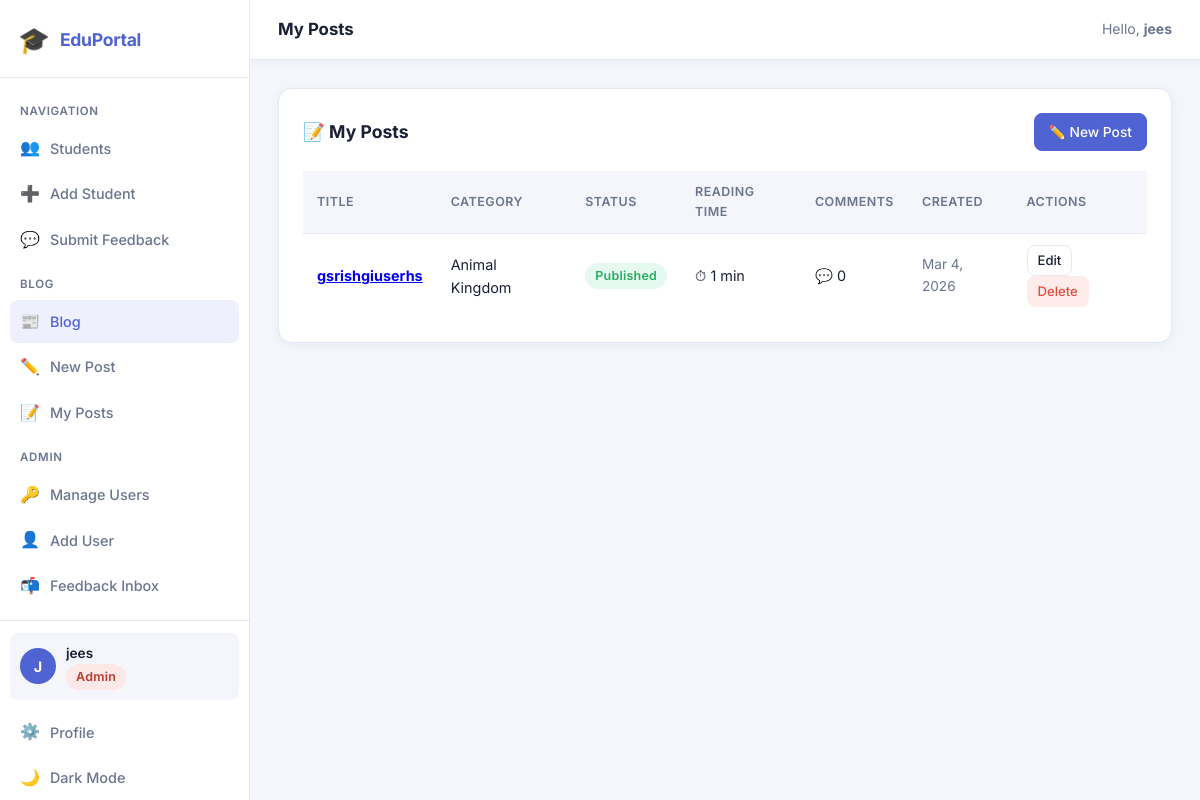
Screenshot of /blog/my-posts/ (signed in) with the database file from the repository.
### accounts/models.py (models this page shows, shortened)
class UserProfile(models.Model):
    user = models.OneToOneField(User, on_delete=models.CASCADE, related_name='profile')
    role = models.CharField(
        max_length=20,
        choices=ROLES.CHOICES,
        default=ROLES.VIEWER,
    )
    def can_edit(self):
        return self.role in (ROLES.ADMIN, ROLES.STAFF)
    def can_manage_users(self):
        return self.role == ROLES.ADMIN

### blog/models.py (models this page shows, shortened)
class Post(models.Model):
    STATUS_DRAFT     = 'draft'
    STATUS_PUBLISHED = 'published'
    STATUS_CHOICES   = [
        (STATUS_DRAFT,     'Draft'),
        (STATUS_PUBLISHED, 'Published'),
    ]
    title      = models.CharField(max_length=200)
    slug       = models.SlugField(max_length=220, unique=True, blank=True)
    author     = models.ForeignKey(User, on_delete=models.CASCADE, related_name='blog_posts')
    category   = models.ForeignKey(Category, on_delete=models.SET_NULL,
                                   null=True, blank=True, related_name='posts')
    cover_color = models.CharField(
        max_length=7, default='#4f63d2',
        help_text='Hex colour used as the cover gradient base (e.g. #4f63d2)',
    )
    excerpt    = models.TextField(max_length=300, blank=True,
                                  help_text='Short summary shown on the list page.')
    body       = models.TextField()
    status     = models.CharField(max_length=10, choices=STATUS_CHOICES,
                                  default=STATUS_DRAFT)
    created_at = models.DateTimeField(auto_now_add=True)
    updated_at = models.DateTimeField(auto_now=True)
    published_at = models.DateTimeField(null=True, blank=True)
    class Meta:
        ordering = ['-created_at']
    @property
    def reading_time(self):
        word_count = len(self.body.split())
        minutes = math.ceil(word_count / 200)
        return max(1, minutes)

class Category(models.Model):
    name = models.CharField(max_length=60, unique=True)
    slug = models.SlugField(max_length=60, unique=True, blank=True)
    class Meta:
        verbose_name_plural = 'categories'
        ordering = ['name']

### blog/views.py (the view)
# urls.py: path('my-posts/',                views.my_posts_view,            name='blog-my-posts'),
@login_required
def my_posts_view(request):
    if not request.user.profile.can_edit():
        raise PermissionDenied
    posts = Post.objects.filter(author=request.user).select_related('category')
    return render(request, 'blog/my_posts.html', {'posts': posts})

### blog/templates/blog/my_posts.html (shortened to what this page needs)
{% extends "student/base.html" %}
{% block page_title %}My Posts{% endblock %}
{% block nav_blog %}active{% endblock %}
{% block content %}
<div class="card">
    <div class="card-header">
        <h3>📝 My Posts</h3>
        <a href="{% url 'blog-create' %}" class="btn btn-primary" id="create-post-btn">✏️ New Post</a>
    </div>
    {% if posts %}
    <table class="table" id="my-posts-table">
        <thead>
            <tr>
                <th>Title</th>
                <th>Category</th>
                <th>Status</th>
                <th>Reading Time</th>
                <th>Comments</th>
                <th>Created</th>
                <th>Actions</th>
            </tr>
        </thead>
        <tbody>
            {% for post in posts %}
            <tr>
                <td><strong><a href="{% url 'blog-detail' post.slug %}">{{ post.title }}</a></strong></td>
                <td>{{ post.category.name|default:"—" }}</td>
                <td>
                    {% if post.status == 'published' %}
                    <span class="role-badge role-viewer">Published</span>
                    {% else %}
                    <span class="role-badge role-staff">Draft</span>
                    {% endif %}
                </td>
                <td>⏱ {{ post.reading_time }} min</td>
                <td>💬 {{ post.comments.count }}</td>
                <td class="text-muted" style="font-size:.85rem;">{{ post.created_at|date:"M j, Y" }}</td>
                <td>
                    <a href="{% url 'blog-edit' post.slug %}" class="btn btn-sm">Edit</a>
                    <a href="{% url 'blog-delete' post.slug %}" class="btn btn-sm btn-danger">Delete</a>
                </td>
            </tr>
            {% endfor %}
        </tbody>
    </table>
    {% else %}
    <div class="empty-state">
        <span class="empty-icon">✍️</span>
        <p>You haven't written any posts yet.</p>
        <a href="{% url 'blog-create' %}" class="btn btn-primary" style="margin-top:12px;">Write your first post</a>
    </div>
    {% endif %}
</div>
{% endblock %}

### student/templates/student/base.html (shortened to what this page needs)
<!DOCTYPE html>
<html lang="en" data-theme="light">
<head>
    {% load static %}
    <link rel="stylesheet" href="{% static 'student/style.css' %}">
</head>
<body>
    <aside class="sidebar" id="sidebar">
        <div class="sidebar-header">
            <span class="sidebar-logo">🎓</span>
            <span class="sidebar-title">EduPortal</span>
        </div>
        <nav class="sidebar-nav">
            <p class="nav-section-label">Navigation</p>
            <a href="{% url 'student-list' %}" class="nav-link {% block nav_students %}{% endblock %}">
                <span class="nav-icon">👥</span> Students
            </a>
            {% if user.is_authenticated and user.profile.can_edit %}
            <a href="{% url 'student-create' %}" class="nav-link {% block nav_add %}{% endblock %}">
                <span class="nav-icon">➕</span> Add Student
            </a>
            {% endif %}
            <a href="{% url 'feedback-submit' %}" class="nav-link {% block nav_feedback %}{% endblock %}">
                <span class="nav-icon">💬</span> Submit Feedback
            </a>
            <p class="nav-section-label">Blog</p>
            <a href="{% url 'blog-list' %}" class="nav-link {% block nav_blog %}{% endblock %}">
                <span class="nav-icon">📰</span> Blog
            </a>
            {% if user.is_authenticated and user.profile.can_edit %}
            <a href="{% url 'blog-create' %}" class="nav-link {% block nav_blog_new %}{% endblock %}">
                <span class="nav-icon">✏️</span> New Post
            </a>
            <a href="{% url 'blog-my-posts' %}" class="nav-link {% block nav_blog_mine %}{% endblock %}">
                <span class="nav-icon">📝</span> My Posts
            </a>
            {% endif %}
            {% if user.is_authenticated and user.profile.can_manage_users %}
            <p class="nav-section-label">Admin</p>
            <a href="{% url 'user-list' %}" class="nav-link {% block nav_users %}{% endblock %}">
                <span class="nav-icon">🔑</span> Manage Users
            </a>
            <a href="{% url 'user-create' %}" class="nav-link {% block nav_add_user %}{% endblock %}">
                <span class="nav-icon">👤</span> Add User
            </a>
            <a href="{% url 'feedback-list' %}" class="nav-link {% block nav_feedback_admin %}{% endblock %}">
                <span class="nav-icon">📬</span> Feedback Inbox
            </a>
            {% endif %}
        </nav>
        <div class="sidebar-footer">
            {% if user.is_authenticated %}
            <div class="user-info">
                <div class="user-avatar">{{ user.username|first|upper }}</div>
                <div class="user-details">
                    <p class="user-name">{{ user.get_full_name|default:user.username }}</p>
                    <span class="role-badge role-{{ user.profile.role }}">
                        {{ user.profile.get_role_display }}
                    </span>
                </div>
            </div>
            <a href="{% url 'profile' %}" class="nav-link">
                <span class="nav-icon">⚙️</span> Profile
            </a>
            <a href="#" id="theme-toggle" class="nav-link">
                <span class="nav-icon">🌙</span> <span id="theme-label">Dark Mode</span>
            </a>
            {% else %}
            <a href="{% url 'login' %}" class="nav-link">
                <span class="nav-icon">🔐</span> Login
            </a>
            {% endif %}
        </div>
    </aside>
    <div class="main-content">
        <header class="topbar">
            <div class="topbar-title">{% block page_title %}Dashboard{% endblock %}</div>
            {% if user.is_authenticated %}
            <div class="topbar-user">
                <span>Hello, <strong>{{ user.get_full_name|default:user.username }}</strong></span>
            </div>
            {% endif %}
        </header>
        <main class="page-body">
            {% block content %}{% endblock %}
        </main>
    </div>
</body>
</html>

### rows the page displays
Post: title "gsrishgiuserhs", category.name "Animal Kingdom", status "Published", reading_time "1", comments.count "0", created_at "Mar 4, 2026"

### other values shown
{{ user.username|first|upper }} "J"
{{ user.get_full_name|default:user.username }} "jees"
{{ user.profile.get_role_display }} "Admin"
